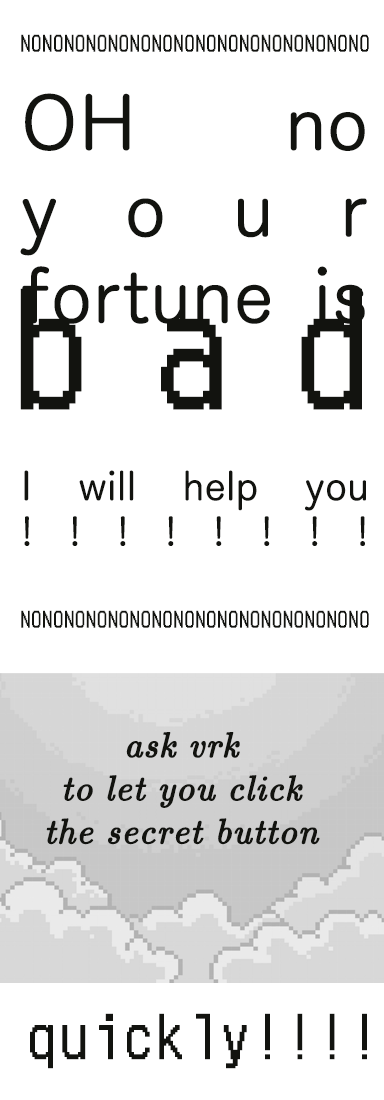
#> input picture fortunes/bad-fortune.png, 384 x 1100 px
$ python -i fortune.py   (imports and definitions only)
#> lines starting #> are read from the running program, lines starting #| are printed output that depends on the picture; after the words box and inside, x2 and y2 are one past the last pixel; in counts of white or black regions, pixels touching at a corner belong together
#!/usr/bin/env python3
import asyncio
import os
import random
import argparse


from bleak import BleakClient, BleakScanner
from bleak.exc import BleakError
from datetime import datetime


import PIL.Image
import PIL.ImageFont
import PIL.ImageDraw
import PIL.ImageChops

# CRC8 table extracted from APK, pretty standard though
crc8_table = (
    0x00, 0x07, 0x0e, 0x09, 0x1c, 0x1b, 0x12, 0x15, 0x38, 0x3f, 0x36, 0x31,
    0x24, 0x23, 0x2a, 0x2d, 0x70, 0x77, 0x7e, 0x79, 0x6c, 0x6b, 0x62, 0x65,
    0x48, 0x4f, 0x46, 0x41, 0x54, 0x53, 0x5a, 0x5d, 0xe0, 0xe7, 0xee, 0xe9,
    0xfc, 0xfb, 0xf2, 0xf5, 0xd8, 0xdf, 0xd6, 0xd1, 0xc4, 0xc3, 0xca, 0xcd,
    0x90, 0x97, 0x9e, 0x99, 0x8c, 0x8b, 0x82, 0x85, 0xa8, 0xaf, 0xa6, 0xa1,
    0xb4, 0xb3, 0xba, 0xbd, 0xc7, 0xc0, 0xc9, 0xce, 0xdb, 0xdc, 0xd5, 0xd2,
    0xff, 0xf8, 0xf1, 0xf6, 0xe3, 0xe4, 0xed, 0xea, 0xb7, 0xb0, 0xb9, 0xbe,
    0xab, 0xac, 0xa5, 0xa2, 0x8f, 0x88, 0x81, 0x86, 0x93, 0x94, 0x9d, 0x9a,
    0x27, 0x20, 0x29, 0x2e, 0x3b, 0x3c, 0x35, 0x32, 0x1f, 0x18, 0x11, 0x16,
    0x03, 0x04, 0x0d, 0x0a, 0x57, 0x50, 0x59, 0x5e, 0x4b, 0x4c, 0x45, 0x42,
    0x6f, 0x68, 0x61, 0x66, 0x73, 0x74, 0x7d, 0x7a, 0x89, 0x8e, 0x87, 0x80,
    0x95, 0x92, 0x9b, 0x9c, 0xb1, 0xb6, 0xbf, 0xb8, 0xad, 0xaa, 0xa3, 0xa4,
    0xf9, 0xfe, 0xf7, 0xf0, 0xe5, 0xe2, 0xeb, 0xec, 0xc1, 0xc6, 0xcf, 0xc8,
    0xdd, 0xda, 0xd3, 0xd4, 0x69, 0x6e, 0x67, 0x60, 0x75, 0x72, 0x7b, 0x7c,
    0x51, 0x56, 0x5f, 0x58, 0x4d, 0x4a, 0x43, 0x44, 0x19, 0x1e, 0x17, 0x10,
    0x05, 0x02, 0x0b, 0x0c, 0x21, 0x26, 0x2f, 0x28, 0x3d, 0x3a, 0x33, 0x34,
    0x4e, 0x49, 0x40, 0x47, 0x52, 0x55, 0x5c, 0x5b, 0x76, 0x71, 0x78, 0x7f,
    0x6a, 0x6d, 0x64, 0x63, 0x3e, 0x39, 0x30, 0x37, 0x22, 0x25, 0x2c, 0x2b,
    0x06, 0x01, 0x08, 0x0f, 0x1a, 0x1d, 0x14, 0x13, 0xae, 0xa9, 0xa0, 0xa7,
    0xb2, 0xb5, 0xbc, 0xbb, 0x96, 0x91, 0x98, 0x9f, 0x8a, 0x8d, 0x84, 0x83,
    0xde, 0xd9, 0xd0, 0xd7, 0xc2, 0xc5, 0xcc, 0xcb, 0xe6, 0xe1, 0xe8, 0xef,
    0xfa, 0xfd, 0xf4, 0xf3
)


def crc8(data):
    crc = 0
    for byte in data:
        crc = crc8_table[(crc ^ byte) & 0xFF]
    return crc & 0xFF


# General message format:
# Magic number: 2 bytes 0x51, 0x78
# Command: 1 byte
# 0x00
# Data length: 1 byte
# 0x00
# Data: Data Length bytes
# CRC8 of Data: 1 byte
# 0xFF
def format_message(command, data):
    data = [0x51, 0x78] + [command] + [0x00] + [len(data)] + [0x00] + data + [crc8(data)] + [0xFF]
    return data


def printer_short(i):
    return [i & 0xFF, (i >> 8) & 0xFF]


# Commands
RetractPaper = 0xA0  # Data: Number of steps to go back
FeedPaper = 0xA1  # Data: Number of steps to go forward
DrawBitmap = 0xA2  # Data: Line to draw. 0 bit -> don't draw pixel, 1 bit -> draw pixel
GetDevState = 0xA3  # Data: 0
ControlLattice = 0xA6  # Data: Eleven bytes, all constants. One set used before printing, one after.
GetDevInfo = 0xA8  # Data: 0
OtherFeedPaper = 0xBD  # Data: one byte, set to a device-specific "Speed" value before printing
#                              and to 0x19 before feeding blank paper
DrawingMode = 0xBE  # Data: 1 for Text, 0 for Images
SetEnergy = 0xAF  # Data: 1 - 0xFFFF
SetQuality = 0xA4  # Data: 0x31 - 0x35. APK always sets 0x33 for GB01
UpdateDevice = 0xA9

PrintLattice = [0xAA, 0x55, 0x17, 0x38, 0x44, 0x5F, 0x5F, 0x5F, 0x44, 0x38, 0x2C]
FinishLattice = [0xAA, 0x55, 0x17, 0x00, 0x00, 0x00, 0x00, 0x00, 0x00, 0x00, 0x17]
XOff = (0x51, 0x78, 0xAE, 0x01, 0x01, 0x00, 0x10, 0x70, 0xFF)
XOn = (0x51, 0x78, 0xAE, 0x01, 0x01, 0x00, 0x00, 0x00, 0xFF)

max_energy = 0xFFFF
max_energy_bytes = [ max_energy.to_bytes(2, 'little')[0], max_energy.to_bytes(2, 'little')[1]]

energy = {
    0: printer_short(8000),
    1: printer_short(12000),
    # 2: printer_short(17500)
    2: max_energy_bytes
}
contrast = 2

# PrinterWidth = 384
PrinterWidth = 384

ImgPrintSpeed = [0x01]
BlankSpeed = [0x19]

feed_lines = 80
header_lines = 0
scale_feed = False

packet_length = 60
throttle = 0.01

address = None
PrinterCharacteristic = "0000AE01-0000-1000-8000-00805F9B34FB"
NotifyCharacteristic = "0000AE02-0000-1000-8000-00805F9B34FB"
device = None
fixed_index = None

# show notification data
debug = False

# [30 lines left out: functions detect_printer, notification_handler, not called in this run]


# [34 lines not run here, left out]


def request_status():
    return format_message(GetDevState, [0x00])

def to_unsigned_byte(val):
    '''Converts a byte in signed representation to unsigned. Assumes val is encoded in two's
    complement.'''
    return val if val >= 0 else val & 0xff

def bs(lst):
    '''This is an utility function that transforms a list of unsigned bytes (in two's complement)
    into an unsigned bytearray.

    The reason it exists is that in Java (where these commands were reverse engineered from), bytes
    are signed. Instead of manually converting them, let the computer do it for us, so it's easier
    to debug and extend it with new reverse engineered commands.
    '''
    return bytearray(map(to_unsigned_byte, lst))


CMD_GET_DEV_STATE = bs([
    81, 120, -93, 0, 1, 0, 0, 0, -1
])

CMD_SET_QUALITY_200_DPI = bs([81, 120, -92, 0, 1, 0, 50, -98, -1])

# [43 lines left out: functions blank_paper, get_wrapped_text, trim, create_text, not called in this run]

quality1 = [0x51, 0x78, 0xA4, 0x00, 0x01, 0x00, 0x32, 0x9e, 0xFF]
quality5 = [0x51, 0x78, 0xA4, 0x00, 0x01, 0x00, 0x35, 0x8B, 0xFF]
printImage = [0x51, 0x78, 0xbe, 0x0, 0x1, 0x0, 0x0, 0x0, 0xff]
printEnergy = [0x51, 0x78, 0xAF, 0x00, 0x02, 0x00, 0x28, 0x23, 0xEF, 0xFF]
printSpeed = [0x51, 0x78, 0xbd, 0x00, 0x01, 0x00, 25 & 0xff, 0, 0xff]

def render_image(img):
    global header_lines
    global feed_lines

    cmdqueue = []
    cmdqueue += quality5
    # energy
    cmdqueue += printEnergy
    # cmdqueue += format_message(SetEnergy, [0xff, 0xff])
    # cmdqueue += format_message(SetEnergy, printer_short(20000))
    # cmdqueue += format_message(UpdateDevice, [0])
    cmdqueue += format_message(DrawingMode, [0])
    # cmdqueue += format_message(OtherFeedPaper, [80])
    cmdqueue += printSpeed

    # print model
    # cmdqueue += printImage
    # print speed

    # Set quality to standard
    #  quality 5 = {81, 120, -92, 0, 1, 0, 53, -117, -1}

    # speed
    # Set energy used
    # Set mode to image mode / apply energy?
    cmdqueue += format_message(ControlLattice, PrintLattice)

    if img.width > PrinterWidth:
        if debug:
            print("larger", img.width)
        # image is wider than printer resolution; scale it down proportionately
        scale = PrinterWidth / img.width
        if scale_feed:
            header_lines = int(header_lines * scale)
            feed_lines = int(feed_lines * scale)
        img = img.resize((PrinterWidth, int(img.height * scale)))
    if img.width < PrinterWidth:
        if debug:
            print("smaller", img.width)
        # scale up to largest whole multiple
        scale = PrinterWidth // img.width
        if scale_feed:
            header_lines = int(header_lines * scale)
            feed_lines = int(feed_lines * scale)
        img = img.resize((img.width * scale, img.height * scale), resample=PIL.Image.NEAREST)
    # convert image to black-and-white 1bpp color format

    img = img.convert("1")
    if img.width < PrinterWidth:
        if debug:
            print("doing something here")
        # image is narrower than printer resolution
        # pad it out with white pixels
        pad_amount = (PrinterWidth - img.width)
        padded_image = PIL.Image.new("1", (PrinterWidth, img.height), 1)
        padded_image.paste(img, box=(0, pad_amount))
        img = padded_image

    if header_lines:
        cmdqueue += blank_paper(header_lines)

    for y in range(0, img.height):
        bmp = []
        bit = 0
        # pack image data into 8 pixels per byte
        for x in range(0, img.width):
            if bit % 8 == 0:
                bmp += [0x00]
            bmp[int(bit / 8)] >>= 1
            if not img.getpixel((x, y)):
                bmp[int(bit / 8)] |= 0x80
            else:
                bmp[int(bit / 8)] |= 0

            bit += 1

        cmdqueue += format_message(DrawBitmap, bmp)

    # print speed
    # dpi
    # finish the lattice, whatever that means
    cmdqueue += format_message(ControlLattice, FinishLattice)

    return cmdqueue

fortune_dict = {
  "bad": "bad-fortune.png", # 0
  "not-great": "not-great-fortune.png", # 10s
  "below-average": "below-average-fortune.png", # 20s
  "average": "average-fortune.png", # 30s+40s
  "above-average": "above-average-fortune.png", # 50s+60s
  "great": "great-fortune.png", # 70s+80s
  "spectacular": "spectacular-fortune.png", # 90s
}

# [103 lines left out: functions fortune_greet, fortune_print, print_bad_fortune, print_spectacular_fortune, print_normal_fortune, cleanse_print, not called in this run]

parser = argparse.ArgumentParser(
    description="Prints a given image to a GB01 thermal printer.")
# [7 lines not run here, left out]
# [1 line that did not run here, left out]
# [2 lines that did not run here, left out]

# [28 lines not run here, left out]

>>> from PIL import Image
>>> picture = Image.open('fortunes/bad-fortune.png')
#> picture is the input picture: PIL image 384x1100 RGBA; mean R, G, B, A 224.6, 224.7, 224.4, 255
>>> result = render_image(picture)
#> in render_image, `img = img.convert("1")`:
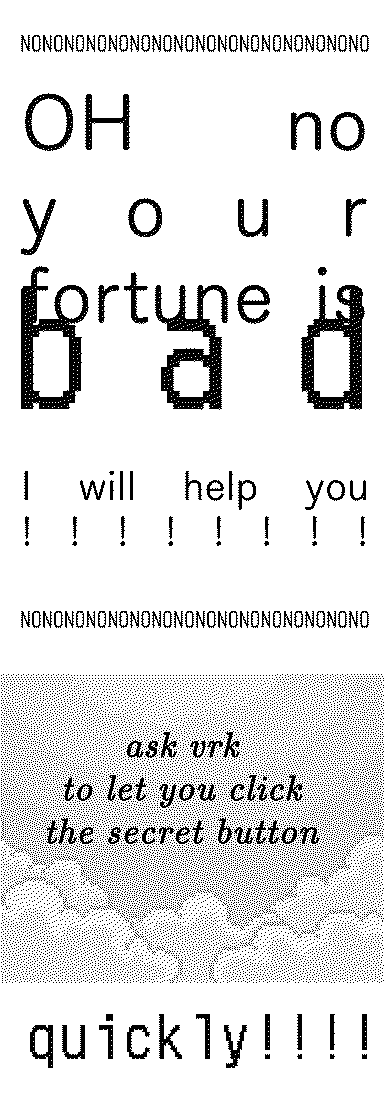
#> img: PIL image 384x1100 1; 88.2% white; 17739 black regions (17590 under 20 px), largest, box (x1, y1, x2, y2) and area: (21, 266, 89, 409) 3906, (155, 285, 228, 410) 3650, (301, 285, 365, 410) 3540
#> result = 61675 items
